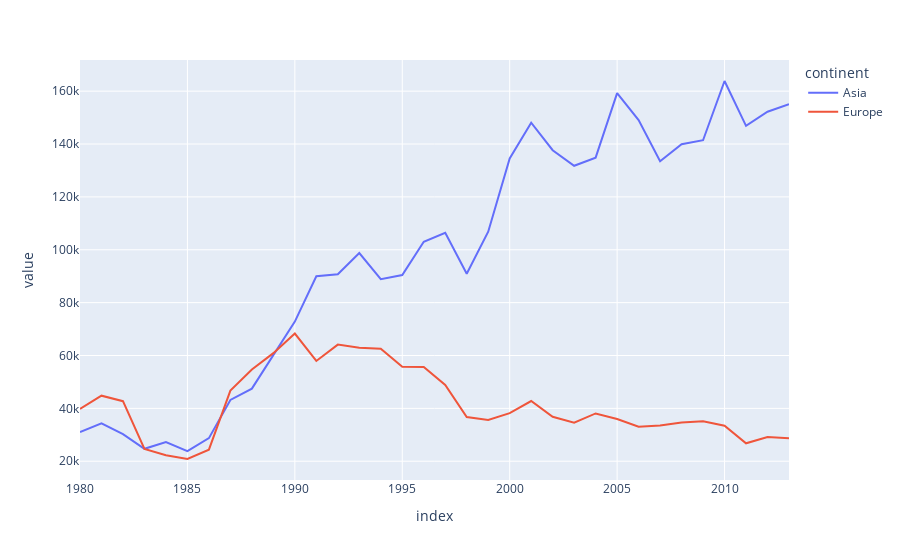

The notebook cell saved with this chart:
### Code cell
names = ["Asia", "Europe"]
continents.loc[names].T.plot(backend='plotly')

### Figure 1 — Plotly figure (JSON) as saved in the notebook; plotly's stock layout.template omitted (floating-point values rounded to 4 significant figures)
{"data": [{"hovertemplate": "continent=Asia<br>index=%{x}<br>value=%{y}<extra></extra>", "legendgroup": "Asia", "line": {"color": "#636efa", "dash": "solid"}, "marker": {"symbol": "circle"}, "mode": "lines", "name": "Asia", "orientation": "v", "showlegend": true, "type": "scatter", "x": [1980, 1981, 1982, 1983, 1984, 1985, 1986, 1987, 1988, 1989, 1990, 1991, 1992, 1993, 1994, 1995, 1996, 1997, 1998, 1999, 2000, 2001, 2002, 2003, 2004, 2005, 2006, 2007, 2008, 2009, 2010, 2011, 2012, 2013], "xaxis": "x", "y": [31025, 34314, 30214, 24696, 27274, 23850, 28739, 43203, 47454, 60256, 72829, 89964, 90752, 98737, 88852, 90424, 103030, 106383, 90929, 106844, 134544, 148083, 137653, 131769, 134850, 159253, 149054, 133459, 139894, 141434, 163845, 146894, 152218, 155075], "yaxis": "y"}, {"hovertemplate": "continent=Europe<br>index=%{x}<br>value=%{y}<extra></extra>", "legendgroup": "Europe", "line": {"color": "#EF553B", "dash": "solid"}, "marker": {"symbol": "circle"}, "mode": "lines", "name": "Europe", "orientation": "v", "showlegend": true, "type": "scatter", "x": [1980, 1981, 1982, 1983, 1984, 1985, 1986, 1987, 1988, 1989, 1990, 1991, 1992, 1993, 1994, 1995, 1996, 1997, 1998, 1999, 2000, 2001, 2002, 2003, 2004, 2005, 2006, 2007, 2008, 2009, 2010, 2011, 2012, 2013], "xaxis": "x", "y": [39760, 44802, 42720, 24638, 22287, 20844, 24370, 46698, 54726, 60893, 68301, 57938, 64123, 62937, 62531, 55764, 55642, 48841, 36719, 35639, 38215, 42779, 36798, 34556, 38082, 35955, 33053, 33495, 34692, 35078, 33425, 26778, 29177, 28691], "yaxis": "y"}], "layout": {"legend": {"title": {"text": "continent"}, "tracegroupgap": 0}, "margin": {"t": 60}, "xaxis": {"anchor": "y", "domain": [0, 1], "title": {"text": "index"}}, "yaxis": {"anchor": "x", "domain": [0, 1], "title": {"text": "value"}}}}
